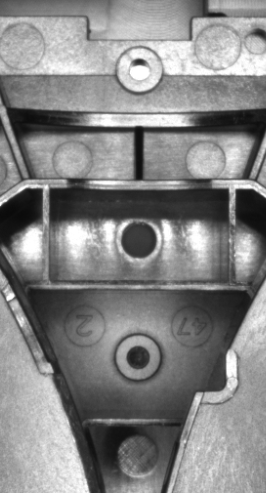
#> input picture pic/3-sub.png, 266 x 493 px
$ python '4.11傅里叶变换.py'
#> lines starting #> are read from the running program, lines starting #| are printed output that depends on the picture
import cv2 as cv
import numpy as np
import math
from matplotlib import pyplot as plt
import time

#本部分内容：（还是没理解深）
# 快速傅里叶变换FFT
# opencv傅里叶变换及应用
# 傅里叶变换性能优化--针对图像尺寸 cv.getOptimalDFTSize() cv.copyMakeBorder

#图像x,y,灰度可以在三维空间中描述为一个曲面，【傅里叶变换】就是找到一堆sin型曲面，这个sin型曲面包含了幅值、相位、频率和方向，图像中opencv-dft后得到的即是各个中sin型曲面的信息（用复数描述，实部+i虚部）
#在FFT或DFT后的频谱图像中，点到中心的距离是频率，点的值是幅值，幅值需根据opencv返回的值单独计算，因为DFT返回的是复数。复数的幅值，实部和虚部平方和开方
#【结论】离中心点近的点频率越低，越亮表示幅值越大，可以这样考虑：表示变化比较低的点如背景，比较多导致中心位置一般幅值高所以很亮。
#参考https://zhuanlan.zhihu.com/p/99605178，讲的非常明白
#https://blog.csdn.net/yukinoai/article/details/88362051, 实践

# 【傅里叶变换】
img = cv.imread('./pic/3-sub.png',0)
#> img is the input picture: shape (493, 266); min 10, max 255, mean 132
dft = cv.dft(np.float32(img),flags = cv.DFT_COMPLEX_OUTPUT) #返回双通道，一个通道是实部，一个通道是虚部
dft_shift = np.fft.fftshift(dft) #中心化
magnitude_spectrum = 20*np.log(cv.magnitude(dft_shift[:,:,0],dft_shift[:,:,1])) #cv.magnitude计算复数的幅值，实部和虚部平方和开方。为了显示进行进行对数变换
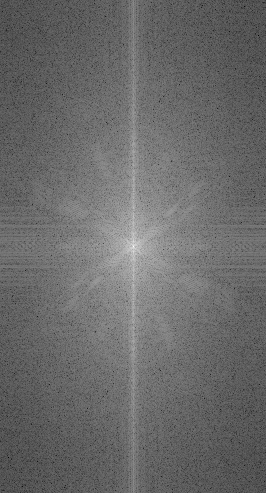
#> magnitude_spectrum: shape (493, 266) float32; min 2.63, max 333.3, mean 140.5; drawn with min black and max white
plt.subplot(141),plt.imshow(img, cmap = 'gray'),plt.title('img')
plt.subplot(142),plt.imshow(magnitude_spectrum, cmap = 'gray'),plt.title('magnitude_spectrum')

#【频率图像滤波-低通滤波】--模糊图像
rows, cols = img.shape
#> rows = 493; cols = 266
crow,ccol = int(rows/2) , int(cols/2)
#> crow = 246; ccol = 133
mask = np.zeros((rows,cols,2),np.uint8)# 首先创建一个掩码，
mask[(crow-30):(crow+30), (ccol-30):(ccol+30)] = 1#中心正方形区域为1，其余全为零
fshift = dft_shift*mask #相乘后只保留中心正方形的数值，即低频部分
f_ishift = np.fft.ifftshift(fshift) #去中心化
img_back = cv.idft(f_ishift) #反变换
img_back = cv.magnitude(img_back[:,:,0],img_back[:,:,1]) #计算幅值作为像素值
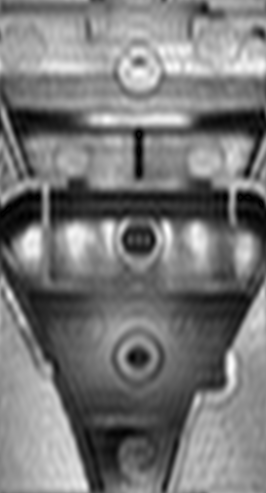
#> img_back: shape (493, 266) float32; min 34171, max 36551396, mean 17314684; drawn with min black and max white
plt.subplot(143),plt.imshow(img_back, cmap = 'gray'),plt.title('img_back_low')

#【频率图像滤波-高通滤波】--删除低频信息，保留边缘信息，采用高通滤波器【拉普拉斯】
# 方形框会出现“振铃”效应，应该采用高斯框，这里没再实验了 TODO
mask = np.ones((rows,cols,2),np.uint8)# 首先创建一个掩码，
mask[(crow-30):(crow+30), (ccol-30):(ccol+30)] = 0#中心正方形区域为0，其余全为1
fshift = dft_shift*mask
f_ishift = np.fft.ifftshift(fshift) #去中心化
img_back = cv.idft(f_ishift) #反变换
img_back = cv.magnitude(img_back[:,:,0],img_back[:,:,1]) #计算幅值作为像素值
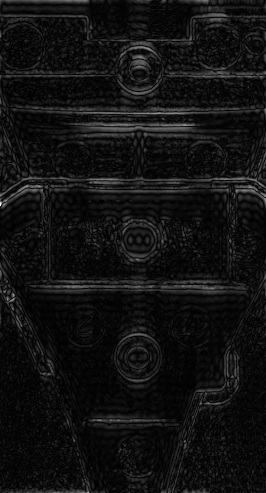
#> img_back: shape (493, 266) float32; min 2917.9, max 20631052, mean 1459084.5; drawn with min black and max white
plt.subplot(144),plt.imshow(img_back, cmap = 'gray'),plt.title('img_back_low')
plt.show()
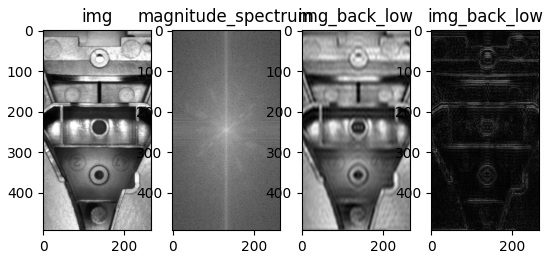
#> figure drawn by matplotlib, 4 panels

#【频率图像滤波-高通滤波】-使用高斯窗口（略）

#【性能优化】对于某些数组尺寸，DFT的计算性能较好。当数组大小为2的幂时，速度最快
#如果您担心代码的性能，可以在找到DFT之前将数组的大小修改为任何最佳大小(通过填充零)。对于OpenCV，您必须手动填充零。
img = cv.imread('./pic/1.jpg',0)
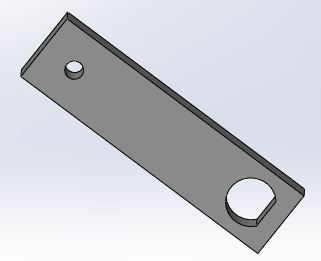
#> input picture pic/1.JPG, 321 x 261 px, found by its file name
#> img: shape (261, 321); min 0, max 255, mean 203.7
(rows,cols) = img.shape
#> rows = 261; cols = 321
print(rows,cols)
#| 261 321
nrows = cv.getOptimalDFTSize(rows)
#> nrows = 270
ncols = cv.getOptimalDFTSize(cols)
#> ncols = 324
print(nrows,ncols)
#| 270 324
# 填充边界 void copyMakeBorder(InputArray src, OutputArray dst, int top, int bottom, int left, int right, int borderType, const Scalar& value=Scalar());
# top，bottom，left，right，分别表示在原图像的四个方向上扩充多少像素。
img2 = cv.copyMakeBorder(img,0,nrows-rows,0,ncols-cols,cv.BORDER_CONSTANT, value = 0) # 只扩充了下边界和右边界
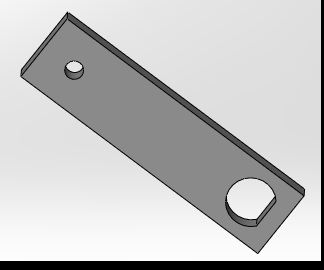
#> img2: shape (270, 324); min 0, max 255, mean 195.1
cv.imshow('img2', img2)
time_start=time.time()
cv.dft(np.float32(img),flags = cv.DFT_COMPLEX_OUTPUT)
time_end=time.time()
print('img:',1000*(time_end-time_start), 'ms') #3ms
time_start=time.time()
cv.dft(np.float32(img2),flags = cv.DFT_COMPLEX_OUTPUT)
time_end=time.time()
print('img2:',1000*(time_end-time_start), 'ms') #<1ms 时间相差三倍

cv.waitKey(0)
cv.destroyAllWindows()
